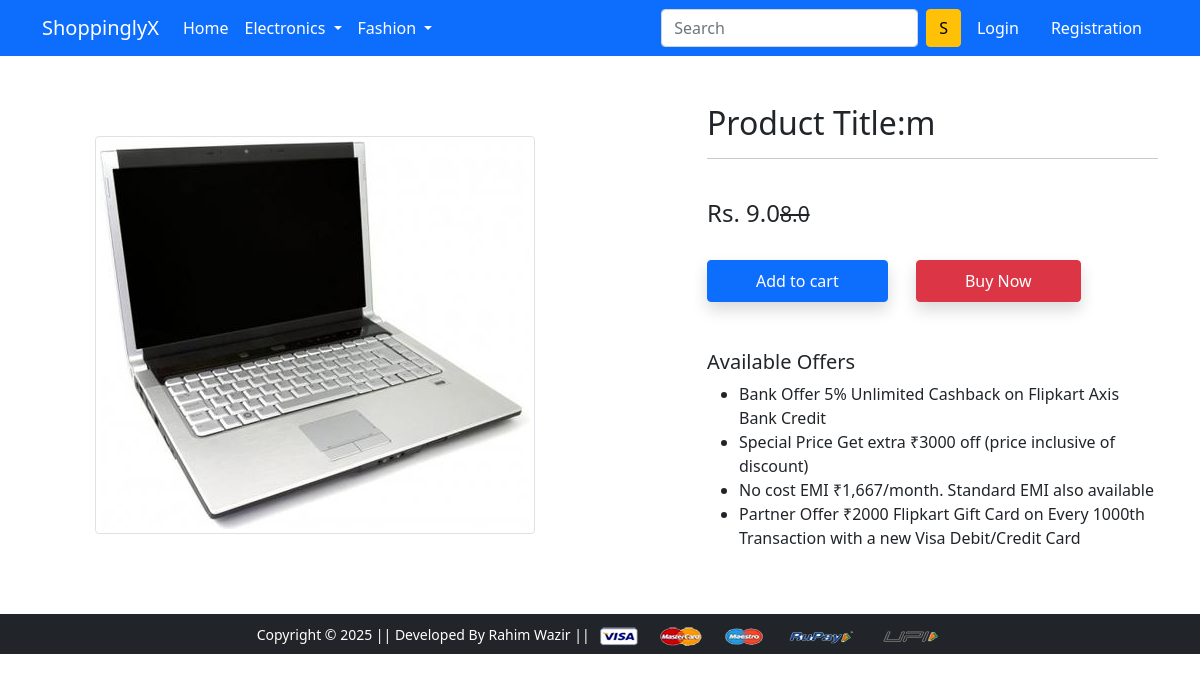
Screenshot of /product-detail/1/ with the database file from the repository.
### app/models.py (models this page shows, shortened)
class Product(models.Model):
    title = models.CharField(max_length=100)
    selling_price = models.FloatField()
    discounted_price = models.FloatField()
    description = models.TextField()
    brand = models.CharField(max_length=100)
    category = models.CharField(choices=CATEGORY_CHOICES, max_length=2)
    product_image = models.ImageField(upload_to='productimg')

### app/views.py (the view)
# urls.py: path('product-detail/<int:pk>/', views.ProductDetailView.as_view(), name='product-detail'),
class ProductDetailView(View):
    def get(self, request, pk):
        product = Product.objects.get(pk=pk)
        return render(request, 'app/productdetail.html', {'product':product})

### app/templates/app/productdetail.html (shortened to what this page needs)
{% extends 'app/base.html' %}
{% load static %}
{% block main-content %}
<div class="container my-5">
 <div class="row">
  <div class="col-sm-6 text-center align-self-center">
   <img src="{{product.product_image.url}}" alt="" class="img-fluid img-thumbnail">
  </div>
  <div class="col-sm-5 offset-sm-1">
   <h2>Product Title:{{product.title}}</h2>
   <hr>
   <p>{{product.descripton}}</p> <br>
   <h4>Rs. {{product.discounted_price}}<small class="fw-light text-decoration-line-through">{{product.selling_price}}</small></h4> <br>
    <form action="/add-to-cart" class="d-inline">
        <button type="submit" class="btn btn-primary shadow px-5 py-2">Add to cart</button>
    </form>
   <a href="{% url 'checkout' %}" class="btn btn-danger shadow px-5 py-2 ms-4">Buy Now</a>
   <h5 class="mt-5">Available Offers</h5>
   <ul>
    <li>Bank Offer 5% Unlimited Cashback on Flipkart Axis Bank Credit</li>
    <li>Special Price Get extra ₹3000 off (price inclusive of discount)</li>
    <li>No cost EMI ₹1,667/month. Standard EMI also available</li>
    <li>Partner Offer ₹2000 Flipkart Gift Card on Every 1000th Transaction with a new Visa Debit/Credit Card</li>
   </ul>
  </div>
 </div>
</div>
{% endblock main-content %}

### rows the page displays
Product: product_image (picture), title "m", discounted_price "9.0", selling_price "8.0"
